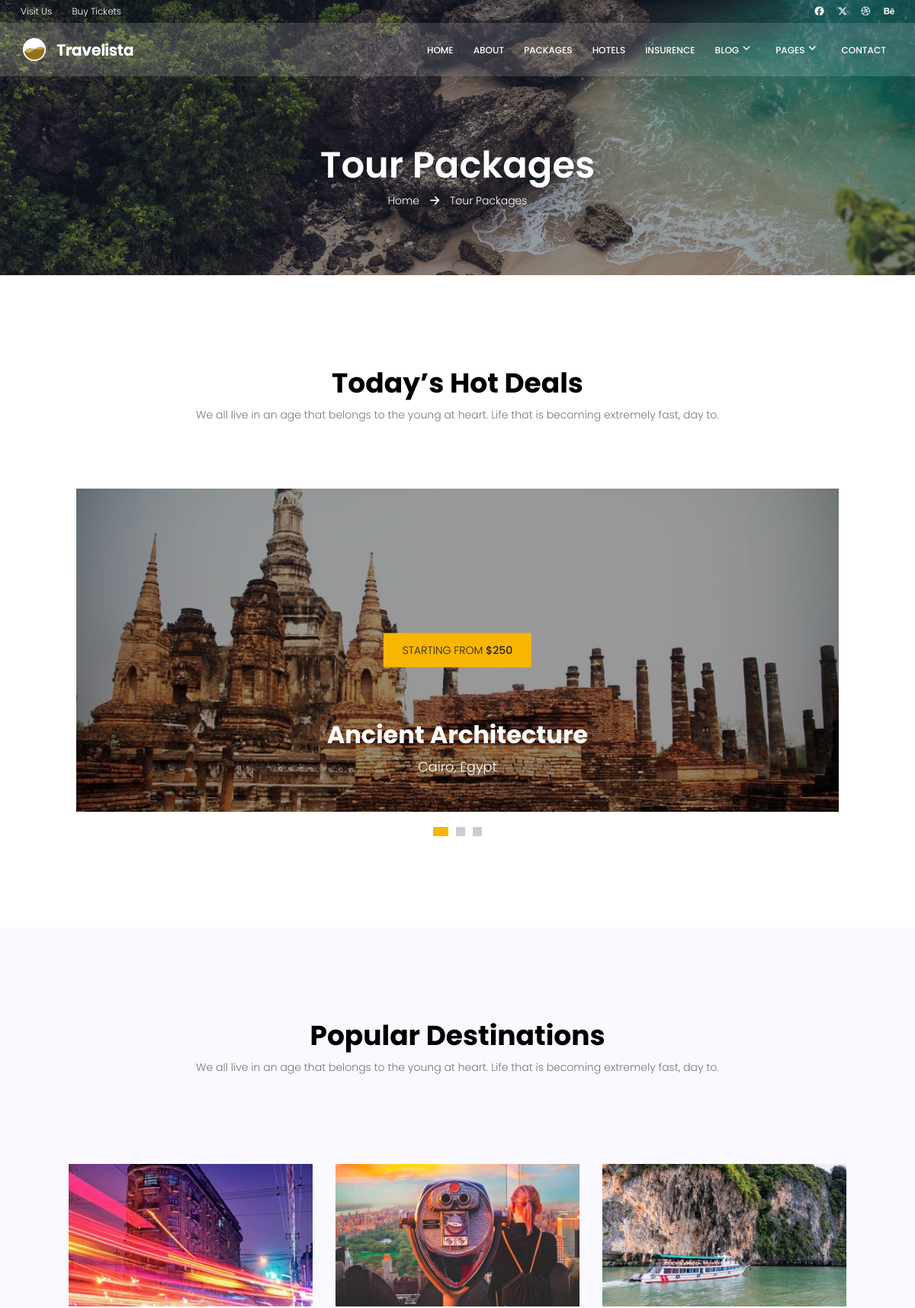
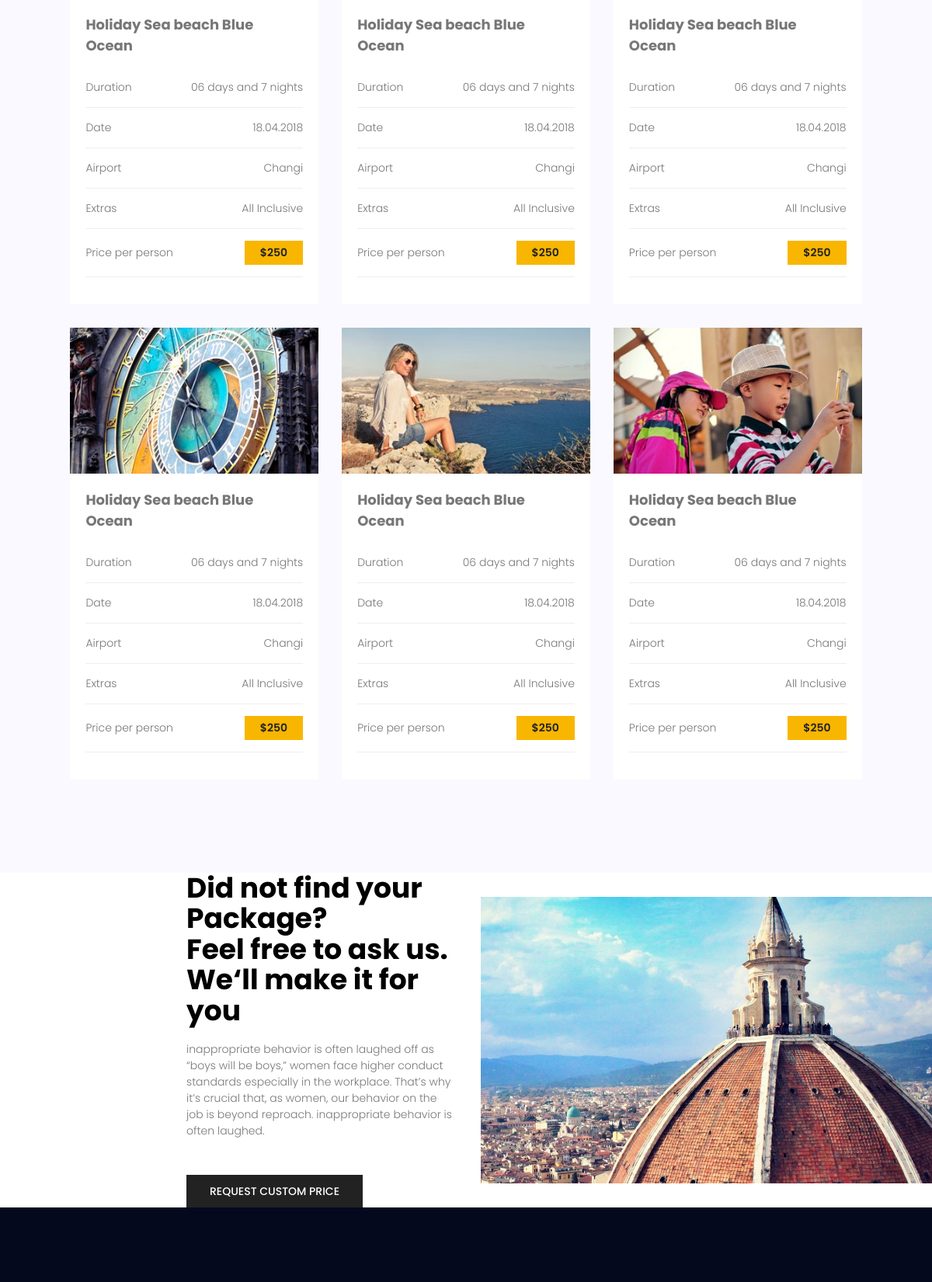
Screenshot of /pages/packages/ (upper part) with the database file from the repository (2 pictures, top to bottom).
### main/models.py (models this page shows, shortened)
class Destinations(models.Model):
    name = models.CharField(max_length=30)
    location = models.CharField(max_length=30)
    destinations_img = models.ImageField(
        upload_to='destinations_images/', null=True, blank=True)
    price_per_person = models.DecimalField(max_digits=10, decimal_places=2)
    amenities = models.ManyToManyField(Amenity, through='DestinationsAmenity', related_name='destinations')

class DestinationsAmenity(models.Model):
    destination = models.ForeignKey(Destinations, on_delete=models.CASCADE)
    amenity = models.ForeignKey(Amenity, on_delete=models.CASCADE)
    text = models.CharField(
        max_length=50, default="", verbose_name="Available Text")

class Amenity(models.Model):
    name = models.CharField(max_length=100, unique=True)
    class Meta:
        verbose_name_plural = "Amenities"

### main/views.py (the view)
# urls.py: path('packages/', packages, name='packages'),
def packages(request):
    destinations_list = Destinations.objects.prefetch_related(
        'destinationsamenity_set__amenity').all()
    data = {'destinations_list': destinations_list, }
    return render(request, 'pages/packages.html', data)

### main/templates/pages/packages.html (shortened to what this page needs)
{% load static %}
<!DOCTYPE html>
<html lang="en">
<head>
    <link rel="stylesheet" href="{% static 'css/own-bootstrap.css' %}">
    <link rel="stylesheet" href="{% static 'css/packages.css' %}">
    <link rel="stylesheet" href="https://cdnjs.cloudflare.com/ajax/libs/font-awesome/6.5.1/css/all.min.css">
</head>
<body>
    <div class="wrapper">
        <header class="header banner-area">`
            <nav class="nav-bar" id="nav-bar">
                <div class="nav-bar-top">
                    <div class="container">
                        <div class="nav-bar-top-scrolling">
                            <div class="nav-bar-top-left">
                                <ul>
                                    <li><a href="#">Visit Us</a></li>
                                    <li><a href="#">Buy Tickets</a></li>
                                </ul>
                            </div>
                            <div class="nav-bar-top-right">
                                <div class="nav-bar-social">
                                    <a href="#"><i class="fa-brands fa-facebook"></i></a>
                                    <a href="#"><i class="fa-brands fa-x-twitter"></i></a>
                                    <a href="#"><i class="fa-brands fa-dribbble"></i></a>
                                    <a href="#"><i class="fa-brands fa-behance"></i></a>
                                </div>
                            </div>
                        </div>
                    </div>
                </div>
                <div class="container nav-bar-main-menu">
                    <div class="nav-bar-main-menu-full">
                        <div id="logo">
                            <a href="{% url 'index' %}"><img src="{% static 'img/logo.png' %}" alt="" title=""></a>
                        </div>
                        <nav id="nav-menu-container">
                            <ul class="nav-menu sf-js-enabled sf-arrows" style="touch-action: pan-y;">
                                <li><a href="{% url 'index' %}" class="menu-active">Home</a></li>
                                <li><a href="{% url 'about' %}">About</a></li>
                                <li><a href="{% url 'packages' %}">Packages</a></li>
                                <li><a href="{% url 'hotels' %}">Hotels</a></li>
                                <li><a href="{% url 'insurance' %}">Insurence</a></li>
                                <li class="menu-has-children"><a href="#" class="sf-with-ul">Blog</a>
                                </li>
                                <li class="menu-has-children"><a href="#" class="sf-with-ul">Pages</a>
                                </li>
                                <li><a href="{% url 'contact' %}">Contact</a></li>
                            </ul>
                        </nav>
                    </div>
                </div>
            </nav>
            <div class="overlay overlay-bg"></div>
            <div class="hero-section" style="height: 340px;">
                <div class="container">
                    <div class="hero-section-main">
                        <div class="hero-section-title">
                            <h1>
                                Tour Packages
                            </h1>
                            <p class="text-white link-nav"><a href="{% url 'index' %}">Home </a> <i
                                    class="fa-solid fa-arrow-right"></i> <a href="{% url 'packages' %}"> Tour Packages</a></p>
                        </div>
                    </div>
                </div>
            </div>
        </header>
        <main class="main">
            <section class="hot-deal-section section-gap">
                <div class="container">
                    <div class="hot-deal-section-txt">
                        <div class="pb-70">
                            <div class="title">
                                <h1 class="h1-center">Today’s Hot Deals</h1>
                                <p>We all live in an age that belongs to the young at heart. Life that is becoming
                                    extremely fast, day to.</p>
                            </div>
                        </div>
                    </div>
                    <div class="hot-deal-section-carusel">
                        <div id="slider" class="hot-deal-section-carusel-slider">
                            <div class="hot-deal-section-carusel-card">
                                <div class="hot-deal-section-carusel-image-container">
                                    <a href="#" class="hot-deal-section-carusel-price-tag">
                                        Starting From <span>$250</span>
                                    </a>
                                    <div class="hot-deal-section-carusel-info">
                                        <h2>Ancient Architecture</h2>
                                        <p>Cairo, Egypt</p>
                                    </div>
                                </div>
                            </div>
                        </div>
                        <div id="dotContainer" class="hot-deal-section-carusel-dots">
                            <span class="hot-deal-section-carusel-dot active"></span>
                            <span class="hot-deal-section-carusel-dot"></span>
                            <span class="hot-deal-section-carusel-dot"></span>
                        </div>
                    </div>
                </div>
            </section>
            <section class="destinations-section section-gap">
                <div class="container">
                    <div class="destinations-section-txt">
                        <div class="pb-70">
                            <div class="title">
                                <h1 class="h1-center">Popular Destinations</h1>
                                <p>We all live in an age that belongs to the young at heart. Life that is becoming
                                    extremely fast, day to.</p>
                            </div>
                        </div>
                    </div>
                    <div class="destinations-section-cards">
                        {% if destinations_list %}
                        {% for item in destinations_list %}
                        <div class="destinations-section-card">
                            <div class="single-destinations">
                                <div class="thumb">
                                    <img src="{{ item.destinations_img.url }}" alt="{{ item.name }}">
                                </div>
                                <div class="details">
                                    <h4>{{ item.name }}</h4>
                                    <ul class="package-list">
                                        {% for i in item.destinationsamenity_set.all %}
                                        <li>
                                            <span>{{ i.amenity.name }}</span>
                                            <span>{{ i.text }}</span>
                                        </li>
                                        {% endfor %}
                                        <li>
                                            <span>Price per person</span>
                                            <a href="#" class="price-btn">${{ item.price_per_person|floatformat:0 }}</a>
                                        </li>
                                    </ul>
                                </div>
                            </div>
                        </div>
                        {% endfor %}
                        {% else %}
                            <p>No destinations available.</p>
                        {% endif %}
                    </div>
                </div>
            </section>
            <section class="home-about-section">
                <div class="container-fluid">
                    <div class="home-about-section-main">
                        <div class="home-about-section-left">
                            <h1>
                                Did not find your Package? <br>
                                Feel free to ask us. <br>
                                We‘ll make it for you
                            </h1>
                            <p>
                                inappropriate behavior is often laughed off as “boys will be boys,” women face higher
                                conduct standards especially in the workplace. That’s why it’s crucial that, as women,
                                our behavior on the job is beyond reproach. inappropriate behavior is often laughed.
                            </p>
                            <a href="#" class="primary-btn">request custom price</a>
                        </div>
                        <div class="home-about-section-right">
                            <img class="home-about-section-img-fluid" src="{% static 'img/home-img/about-img.jpg' %}" alt="">
                        </div>
                    </div>
                </div>
            </section>
        </main>
        <footer class="footer section-gap">
        </footer>
    </div>
</body>
</html>

### main/static/css/packages.css (style rules this page uses)
:root { --primary-color: #f8b600; }
.hot-deal-section-carusel { max-width: 1000px; margin: 0 auto; position: relative; }
.hot-deal-section-carusel-slider { display: flex; overflow-x: auto; scroll-snap-type: x mandatory; scroll-behavior: smooth; gap: 20px; -ms-overflow-style: none; scrollbar-width: none; }
.hot-deal-section-carusel-card { min-width: 100%; scroll-snap-align: start; position: relative; }
.hot-deal-section-carusel-image-container { position: relative; width: 100%; overflow: hidden; }
.hot-deal-section-carusel-price-tag { position: absolute; top: 50%; left: 50%; transform: translate(-50%, -50%); background: var(--primary-color); padding: 12px 25px; color: #222; text-transform: uppercase; cursor: pointer; }
.hot-deal-section-carusel-price-tag span { font-weight: 500; }
.hot-deal-section-carusel-info { position: absolute; bottom: 30px; width: 100%; text-align: center; color: white; }
.hot-deal-section-carusel-info h2 { font-size: 2rem; margin: 0; font-weight: 700; }
.hot-deal-section-carusel-info p { font-size: 1.1rem; margin-top: 5px; }
.hot-deal-section-carusel-dots { display: flex; justify-content: center; gap: 10px; margin-top: 20px; }
.hot-deal-section-carusel-dot { width: 12px; height: 12px; background: #ccc; cursor: pointer; transition: 0.3s; }
.hot-deal-section-carusel-dot.active { background: var(--primary-color); width: 20px; }
.destinations-section-cards { display: flex; flex-wrap: wrap; align-items: center; justify-content: center; margin-right: -15px; margin-left: -15px; }
.destinations-section { background: #f9f9ff; }
.destinations-section-card { position: relative; width: 100%; min-height: 1px; padding-right: 15px; padding-left: 15px; max-width: 29%; }
.single-destinations { margin-top: 30px; -webkit-transition: all 0.3s ease 0s; -moz-transition: all 0.3s ease 0s; -o-transition: all 0.3s ease 0s; transition: all 0.3s ease 0s; }
.single-destinations .thumb { overflow: hidden; }
.single-destinations .thumb img { width: 100%; -webkit-transition: all 0.3s ease 0s; -moz-transition: all 0.3s ease 0s; -o-transition: all 0.3s ease 0s; transition: all 0.3s ease 0s; }
.single-destinations .details { background: #fff; padding: 20px; }
.single-destinations .details h4 { margin-bottom: 10px; }
.single-destinations .details .package-list { margin-top: 30px; }
.single-destinations .details .package-list li { border-bottom: 1px solid #eee; margin-bottom: 15px; padding-bottom: 15px; display: flex; justify-content: space-between; align-items: center; }
.single-destinations .details .price-btn { background: var(--primary-color); color: #222; font-weight: 600; padding: 5px 20px; }
.home-about-section-main { display: flex; align-items: center; justify-content: space-between; gap: 20px; margin-right: -15px; margin-left: -15px; }
.home-about-section-left { padding-left: 20%; padding-right: 15px; }
.home-about-section-left h1 { max-width: 510px; color: black; line-height: 1.1em; }
.home-about-section-left p { max-width: 560px; padding: 20px 0; }
.home-about-section-left .primary-btn { margin-top: 10px; background: #222; font-size: 14px; }
.home-about-section-right { position: relative; min-height: 1px; }
.home-about-section-img-fluid { height: auto; width: 100%; }
.home-about-section-left .primary-btn { line-height: 42px; padding-left: 30px; padding-right: 30px; border: none; color: #fff; display: inline-block; font-size: 14px; font-weight: 500; position: relative; -webkit-transition: all 0.3s ease 0s; -moz-transition: all 0.3s ease 0s; -o-transition: all 0.3s ease 0s; transition: all 0.3s ease 0s; cursor: pointer; position: relative; margin-top: 10px; background: #222; font-size: 14px; text-transform: uppercase ; }

### rows the page displays
Destinations: destinations_img (picture), name "Holiday Sea beach Blue Ocean", price_per_person "250"
DestinationsAmenity: amenity.name "Duration", text "06 days and 7 nights"
DestinationsAmenity: amenity.name "Date", text "18.04.2018"
DestinationsAmenity: amenity.name "Airport", text "Changi"
DestinationsAmenity: amenity.name "Extras", text "All Inclusive"
Destinations: destinations_img (picture), name "Holiday Sea beach Blue Ocean", price_per_person "250"
DestinationsAmenity: amenity.name "Duration", text "06 days and 7 nights"
DestinationsAmenity: amenity.name "Date", text "18.04.2018"
DestinationsAmenity: amenity.name "Airport", text "Changi"
DestinationsAmenity: amenity.name "Extras", text "All Inclusive"
Destinations: destinations_img (picture), name "Holiday Sea beach Blue Ocean", price_per_person "250"
DestinationsAmenity: amenity.name "Duration", text "06 days and 7 nights"
DestinationsAmenity: amenity.name "Date", text "18.04.2018"
DestinationsAmenity: amenity.name "Airport", text "Changi"
DestinationsAmenity: amenity.name "Extras", text "All Inclusive"
Destinations: destinations_img (picture), name "Holiday Sea beach Blue Ocean", price_per_person "250"
DestinationsAmenity: amenity.name "Duration", text "06 days and 7 nights"
DestinationsAmenity: amenity.name "Date", text "18.04.2018"
DestinationsAmenity: amenity.name "Airport", text "Changi"
DestinationsAmenity: amenity.name "Extras", text "All Inclusive"
Destinations: destinations_img (picture), name "Holiday Sea beach Blue Ocean", price_per_person "250"
DestinationsAmenity: amenity.name "Duration", text "06 days and 7 nights"
DestinationsAmenity: amenity.name "Date", text "18.04.2018"
DestinationsAmenity: amenity.name "Airport", text "Changi"
DestinationsAmenity: amenity.name "Extras", text "All Inclusive"
Destinations: destinations_img (picture), name "Holiday Sea beach Blue Ocean", price_per_person "250"
DestinationsAmenity: amenity.name "Duration", text "06 days and 7 nights"
DestinationsAmenity: amenity.name "Date", text "18.04.2018"
DestinationsAmenity: amenity.name "Airport", text "Changi"
DestinationsAmenity: amenity.name "Extras", text "All Inclusive"
